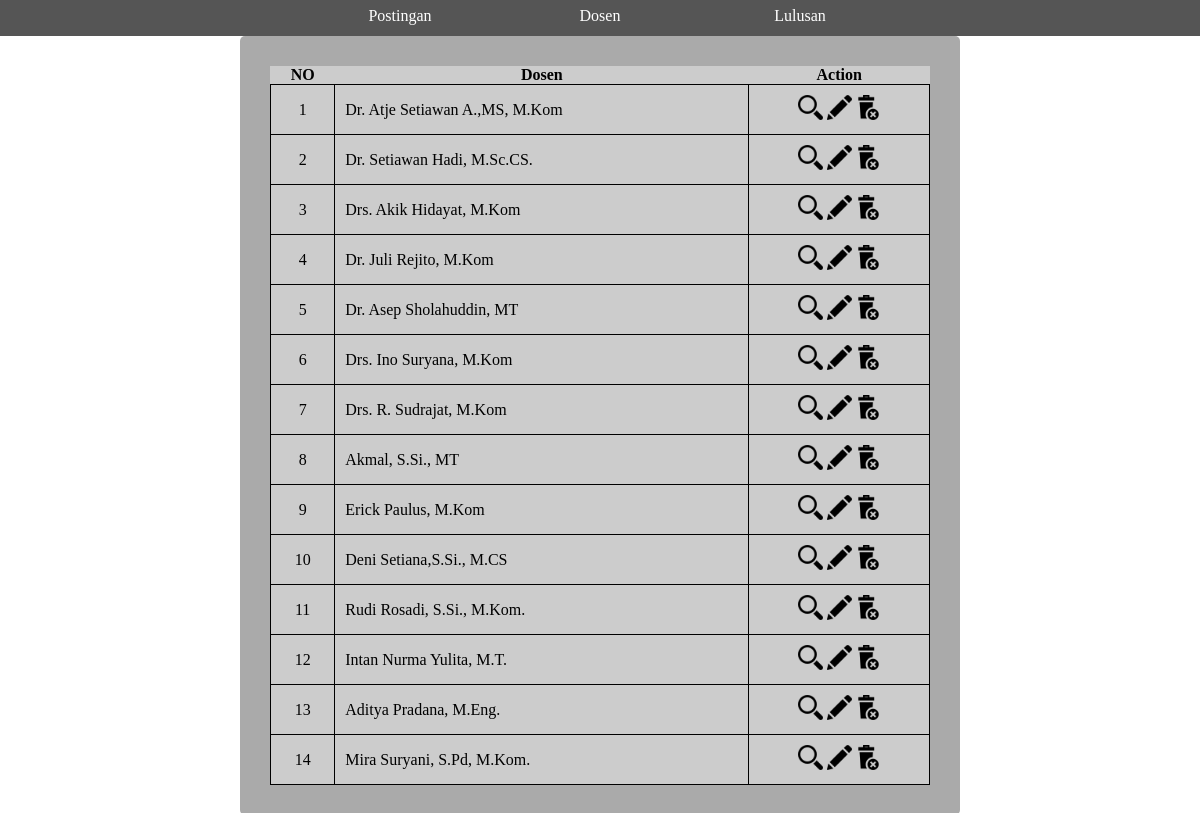
Screenshot of /admin/ViewD.php with the database file from the repository.
### tables this page shows
CREATE TABLE `dosen` (
  `ID` int(11) NOT NULL,
  `Nama` text NOT NULL,
  `Email` text,
  `HP` text,
  `Telp` text,
  `Alamat` text,
  `Pendidikan` text NOT NULL,
  `Bidang` text NOT NULL
);

### admin/viewD.php (the view, shortened to what this page needs)
<!DOCTYPE html>
<html lang="en" xmlns="http://www.w3.org/1999/xhtml">
<head>
</head>
<body>
    <div class="admin-content-pos">
    <?php
	include '../database.php';
	$sql = "SELECT * FROM dosen";
	$result = $conn->query($sql);
	$i=1;
	if ($result->num_rows > 0)
	{
        echo"<div class=\"admin-main-content\">";
        echo"    <table style=\"width:100%\">";
		echo"	<tr>";
		echo"		<th>NO</th>";
		echo"		<th>Dosen</th>";
		echo"		<th>Action</th>";
		echo"	</tr>";
		while($row = $result->fetch_assoc())
		{
			echo"<tr>";
			echo"	<td style=\"text-align:center;\">".$i."</td>";
			echo"	<td>".$row["Nama"]."</td>";
			echo"	<td style=\"text-align:center;\">";
			echo"		<a href=\"..\\dosen.php?ID=".$row["ID"]."\"><img src=\"img/detail.png\" style=\"width:25px\"></a>";
			echo"		<a href=\"editD.php?ID=".$row["ID"]."\"><img src=\"img/edit.png\" style=\"width:25px\"></a>";
			echo"		<a ><img src=\"img/delete.png\" style=\"width:25px;cursor: pointer;\" onclick=\"javascript:deleteD(".$row["ID"].")\"></a>";
			echo"	</td>";
			echo"</tr>";
			$i+=1;
		}
		echo"	</table>";
	}
	else{
		echo "<h1>No data found</h1>";
	}
	?>
        </div>
    </div>
</body>
</html>

### admin/css/adm-navbar.css (style rules this page uses)
.admin-top-box-wrapper { position: absolute; width: 100%; top : 0; height: auto; background-color: #555; z-index: 9; }
.admin-top-box-bar { position : relative; width : 600px; margin: auto; height: auto; list-style-type: none; padding: 0; color: white; }
.admin-top-box-bar li { float: left; width: 200px; transition: 0.2s; }
.admin-top-box-bar li a { width: 100%; display: inline-block; color: white; text-align: center; padding: 7px 0; font-family: 'Futura Md BT'; text-decoration: none; margin-bottom: 4px; }

### admin/css/adm-content.css (style rules this page uses)
.admin-content-pos { position: relative; width: 60%; max-width: 1200px; height: auto; margin: 0 auto; padding: 20px; }
.admin-main-content { margin-top: 16px; height: auto; padding: 30px; background-color: #aaa; border-radius: 5px; }
.admin-main-content table { width: 100%; border-collapse: collapse; background-color: #ccc; }
.admin-main-content table td { padding: 10px; border: 1px solid black; font-family: 'Futura Bk BT'; vertical-align: middle; }

### rows the page displays
dosen: Nama "Dr. Atje Setiawan A.,MS, M.Kom"
dosen: Nama "Dr. Setiawan Hadi, M.Sc.CS."
dosen: Nama "Drs. Akik Hidayat, M.Kom"
dosen: Nama "Dr. Juli Rejito, M.Kom"
dosen: Nama "Dr. Asep Sholahuddin, MT"
dosen: Nama "Drs. Ino Suryana, M.Kom"
dosen: Nama "Drs. R. Sudrajat, M.Kom"
dosen: Nama "Akmal, S.Si., MT"
dosen: Nama "Erick Paulus, M.Kom"
dosen: Nama "Deni Setiana,S.Si., M.CS"
dosen: Nama "Rudi Rosadi, S.Si., M.Kom."
dosen: Nama "Intan Nurma Yulita, M.T."
dosen: Nama "Aditya Pradana, M.Eng."
dosen: Nama "Mira Suryani, S.Pd, M.Kom."
